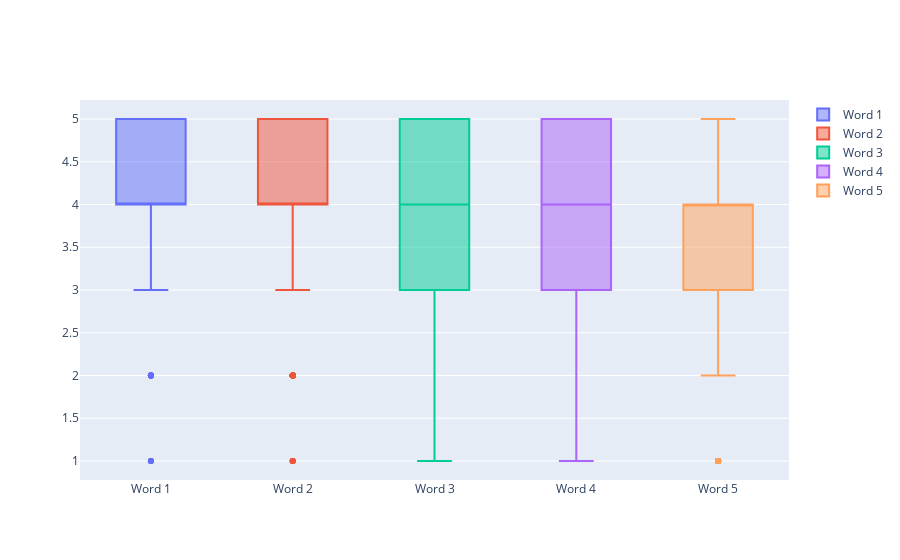

Notebook source saved alongside this figure:
### Markdown cell above
### Combined analysis

### Code cell
import plotly.graph_objects as go
y0 = stem_data['rating1']
y1 = stem_data['rating2']
y2 = stem_data['rating3']
y3 = stem_data['rating4']
y4 = stem_data['rating5']

fig = go.Figure()
fig.add_trace(go.Box(y=y0,name="Word 1"))
fig.add_trace(go.Box(y=y1, name="Word 2"))
fig.add_trace(go.Box(y=y2, name="Word 3"))
fig.add_trace(go.Box(y=y3, name="Word 4"))
fig.add_trace(go.Box(y=y4, name="Word 5"))

fig.show()

### Figure 1 — Plotly figure (JSON) as saved in the notebook; plotly's stock layout.template omitted (floating-point values rounded to 4 significant figures; data arrays with more than 128 entries replaced by an {"elided": "..."} marker saying what was removed)
{"data": [{"name": "Word 1", "type": "box", "y": {"elided": "1000 int values"}}, {"name": "Word 2", "type": "box", "y": {"elided": "1000 int values"}}, {"name": "Word 3", "type": "box", "y": {"elided": "1000 int values"}}, {"name": "Word 4", "type": "box", "y": {"elided": "1000 int values"}}, {"name": "Word 5", "type": "box", "y": {"elided": "1000 int values"}}], "layout": {}}
